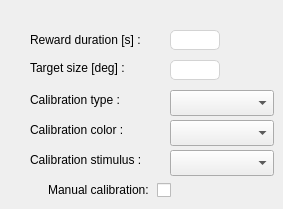
    <widget class="QWidget" name="calibration_tab">
     <attribute name="title">
      <string>Calibration</string>
     </attribute>
     <widget class="QLineEdit" name="calibration_reward_duration">
      <property name="geometry">
       <rect>
        <x>170</x>
        <y>30</y>
        <width>50</width>
        <height>20</height>
       </rect>
      </property>
      <property name="focusPolicy">
       <enum>Qt::StrongFocus</enum>
      </property>
      <property name="toolTip">
       <string>The amount of reward to give during calibration</string>
      </property>
      <property name="styleSheet">
       <string notr="true">border: 1px solid lightgray;
border-radius: 5px</string>
      </property>
     </widget>
     <widget class="QLabel" name="label_35">
      <property name="geometry">
       <rect>
        <x>30</x>
        <y>30</y>
        <width>130</width>
        <height>20</height>
       </rect>
      </property>
      <property name="text">
       <string>Reward duration [s] :</string>
      </property>
     </widget>
     <widget class="QLabel" name="label_36">
      <property name="geometry">
       <rect>
        <x>30</x>
        <y>90</y>
        <width>130</width>
        <height>20</height>
       </rect>
      </property>
      <property name="text">
       <string>Calibration type :</string>
      </property>
     </widget>
     <widget class="QComboBox" name="calibration_type">
      <property name="geometry">
       <rect>
        <x>170</x>
        <y>90</y>
        <width>104</width>
        <height>26</height>
       </rect>
      </property>
      <property name="toolTip">
       <string>The type of calibration to use</string>
      </property>
     </widget>
     <widget class="QLabel" name="label_37">
      <property name="geometry">
       <rect>
        <x>30</x>
        <y>120</y>
        <width>130</width>
        <height>20</height>
       </rect>
      </property>
      <property name="text">
       <string>Calibration color :</string>
      </property>
     </widget>
     <widget class="QComboBox" name="calibration_target_color">
      <property name="geometry">
       <rect>
        <x>170</x>
        <y>120</y>
        <width>104</width>
        <height>26</height>
       </rect>
      </property>
      <property name="toolTip">
       <string>The color of the calibration stimulus</string>
      </property>
     </widget>
     <widget class="QLabel" name="label_38">
      <property name="geometry">
       <rect>
        <x>30</x>
        <y>60</y>
        <width>111</width>
        <height>16</height>
       </rect>
      </property>
      <property name="text">
       <string>Target size [deg] :</string>
      </property>
     </widget>
     <widget class="QLineEdit" name="calibration_target_size">
      <property name="geometry">
       <rect>
        <x>170</x>
        <y>60</y>
        <width>50</width>
        <height>20</height>
       </rect>
      </property>
      <property name="focusPolicy">
       <enum>Qt::StrongFocus</enum>
      </property>
      <property name="toolTip">
       <string>The size of the calibration target, in degress of visual angle</string>
      </property>
      <property name="styleSheet">
       <string notr="true">border: 1px solid lightgray;
border-radius: 5px</string>
      </property>
     </widget>
     <widget class="QLabel" name="label_39">
      <property name="geometry">
       <rect>
        <x>30</x>
        <y>150</y>
        <width>130</width>
        <height>20</height>
       </rect>
      </property>
      <property name="text">
       <string>Calibration stimulus :</string>
      </property>
     </widget>
     <widget class="QComboBox" name="calibration_stimulus">
      <property name="geometry">
       <rect>
        <x>170</x>
        <y>150</y>
        <width>104</width>
        <height>26</height>
       </rect>
      </property>
      <property name="toolTip">
       <string>The type of calibration stimulus to use</string>
      </property>
     </widget>
     <widget class="QCheckBox" name="manual_calibration">
      <property name="geometry">
       <rect>
        <x>30</x>
        <y>180</y>
        <width>141</width>
        <height>20</height>
       </rect>
      </property>
      <property name="toolTip">
       <string>Whether to use manual calibration</string>
      </property>
      <property name="layoutDirection">
       <enum>Qt::RightToLeft</enum>
      </property>
      <property name="text">
       <string>Manual calibration: </string>
      </property>
     </widget>
    </widget>
